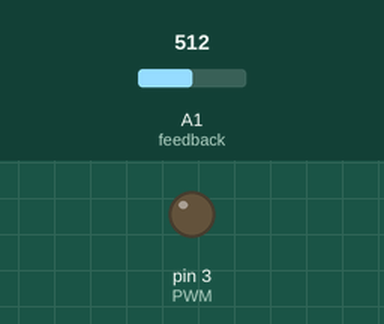
This sketch was run on a simulated Arduino Uno, built with avr-gcc and run on an emulated ATmega328P. On the bench: output pins drawn as LEDs (lit = HIGH). The test bench sets the inputs (shaded band); at power-on: A1 (feedback) = 512.

Above: at 1.2 s.
1.3 s: A1 (feedback) set to 281
2.8 s: A1 (feedback) set to 251
At 3.5 s:
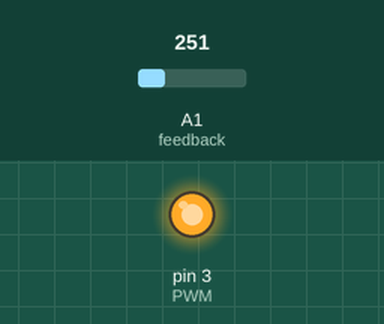
Timing chart, 0 to 5.8 s (numbered marks = the images above; inputs shaded):
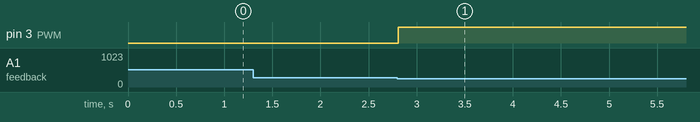

The sketch:

boost_feedback.ino
```cpp
int feedback = A1;      //The feedback input is A1
int PWM = 3;            //Digital pin D3 for PWM signal
int pwm = 0;            //Initial value of PWM width

void setup() {
  //pinMode(potentiometer, INPUT);
  pinMode(feedback, INPUT);
  pinMode(PWM, OUTPUT);
  TCCR2B = TCCR2B & B11111000 | B00000001;    // pin 3 PWM frequency of 31372.55 Hz

}

void loop() {

  float output  = analogRead(feedback);         //We read the feedback, which is the real value


  //If the desired value is HIGHER than the real value, we increase PWM width

  if(output < 268)
   {
    pwm = pwm+5;
    pwm = constrain(pwm, 0, 255);
   }

  //If the desired value is LOWER than the real value, we decreaase PWM width
  if(output > 284)
   {
    pwm = pwm-1;
    pwm = constrain(pwm, 0, 255);
   }

   analogWrite(PWM,pwm);  //Finally, we create the PWM signal*/


}
```

Measured:
- the behaviour switches between 268 and 267 on A1 (feedback) (found by bisection; images 0 and 1)
- after the input at 1.3 s, every drawn part: stays the same
- after the input at 2.8 s, pin 3 (PWM): LOW → HIGH at once
